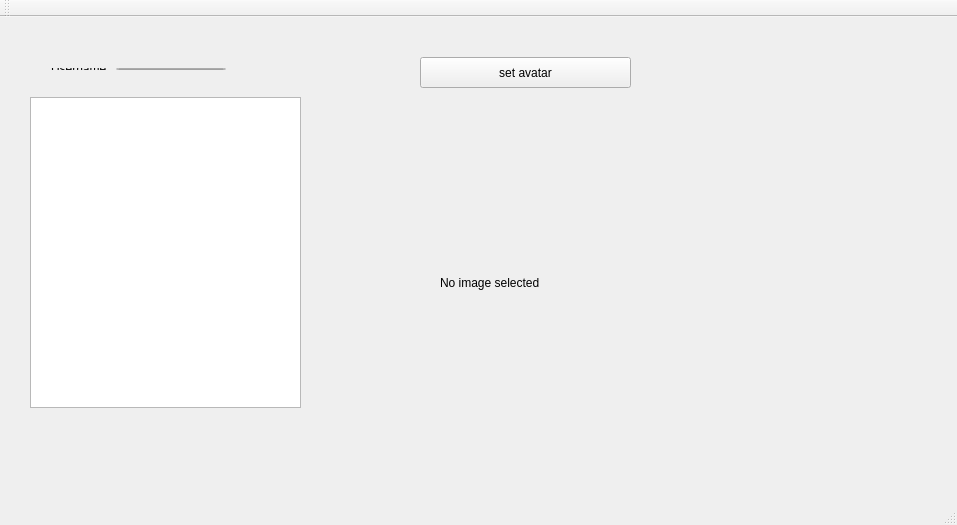
<?xml version="1.0" encoding="UTF-8"?>
<ui version="4.0">
 <class>Profile_InterfaceClass</class>
 <widget class="QMainWindow" name="Profile_InterfaceClass">
  <property name="geometry">
   <rect>
    <x>0</x>
    <y>0</y>
    <width>957</width>
    <height>525</height>
   </rect>
  </property>
  <property name="windowTitle">
   <string>Profile_Interface</string>
  </property>
  <widget class="QWidget" name="centralWidget">
   <widget class="QListView" name="matchhistoryList">
    <property name="geometry">
     <rect>
      <x>30</x>
      <y>80</y>
      <width>271</width>
      <height>311</height>
     </rect>
    </property>
   </widget>
   <widget class="QWidget" name="layoutWidget">
    <property name="geometry">
     <rect>
      <x>40</x>
      <y>40</y>
      <width>197</width>
      <height>24</height>
     </rect>
    </property>
    <layout class="QHBoxLayout" name="horizontalLayout">
     <item>
      <widget class="QLabel" name="usernameLabel">
       <property name="text">
        <string>Username:</string>
       </property>
      </widget>
     </item>
     <item>
      <widget class="QLineEdit" name="username">
       <property name="readOnly">
        <bool>true</bool>
       </property>
      </widget>
     </item>
    </layout>
   </widget>
   <widget class="QPushButton" name="imageButton">
    <property name="geometry">
     <rect>
      <x>420</x>
      <y>40</y>
      <width>211</width>
      <height>31</height>
     </rect>
    </property>
    <property name="text">
     <string>set avatar</string>
    </property>
   </widget>
   <widget class="QLabel" name="imagelabel">
    <property name="geometry">
     <rect>
      <x>440</x>
      <y>140</y>
      <width>301</width>
      <height>251</height>
     </rect>
    </property>
    <property name="text">
     <string>No image selected</string>
    </property>
   </widget>
  </widget>
  <widget class="QMenuBar" name="menuBar">
   <property name="geometry">
    <rect>
     <x>0</x>
     <y>0</y>
     <width>957</width>
     <height>22</height>
    </rect>
   </property>
  </widget>
  <widget class="QToolBar" name="mainToolBar">
   <attribute name="toolBarArea">
    <enum>TopToolBarArea</enum>
   </attribute>
   <attribute name="toolBarBreak">
    <bool>false</bool>
   </attribute>
  </widget>
  <widget class="QStatusBar" name="statusBar"/>
 </widget>
 <layoutdefault spacing="6" margin="11"/>
 <resources/>
 <connections/>
</ui>
